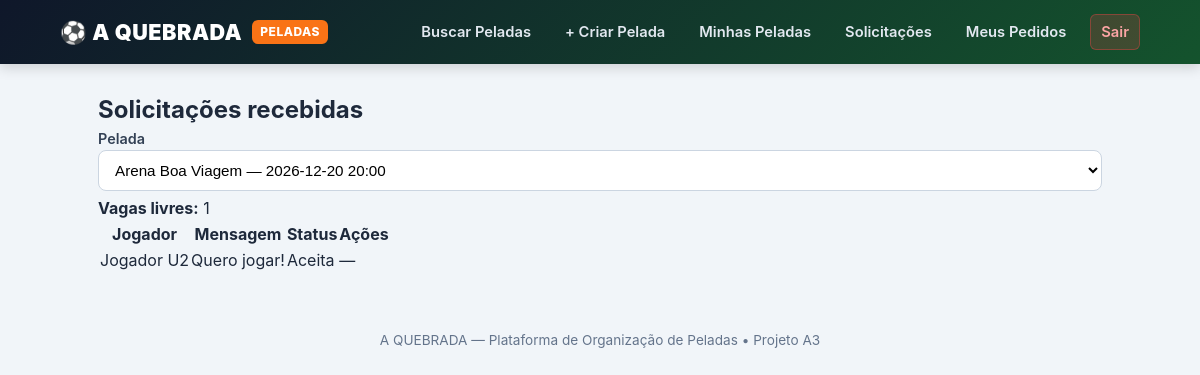
Screenshot of /solicitacoes (signed in) with the database file from the repository.
### tables this page shows
CREATE TABLE SOLICITACAO (
    id_solicitacao INTEGER PRIMARY KEY AUTOINCREMENT,
    id_pelada INTEGER NOT NULL,
    id_usuario INTEGER NOT NULL,
    mensagem TEXT CHECK(mensagem IS NULL OR length(mensagem) <= 500),
    status TEXT DEFAULT 'Pendente' CHECK(status IN ('Pendente', 'Aceita', 'Recusada', 'Cancelada')),
    data_solicitacao DATETIME DEFAULT CURRENT_TIMESTAMP,
    data_resposta DATETIME,
    UNIQUE(id_pelada, id_usuario),
    FOREIGN KEY (id_pelada) REFERENCES PELADA(id_pelada) ON DELETE CASCADE,
    FOREIGN KEY (id_usuario) REFERENCES USUARIO(id_usuario) ON DELETE CASCADE
);

CREATE TABLE USUARIO (
    id_usuario INTEGER PRIMARY KEY AUTOINCREMENT,
    nome TEXT NOT NULL CHECK(length(trim(nome)) > 0),
    email TEXT NOT NULL UNIQUE COLLATE NOCASE,
    senha_hash TEXT NOT NULL,
    telefone_whatsapp TEXT,
    cidade TEXT,
    posicao_preferida TEXT,
    data_cadastro DATETIME DEFAULT CURRENT_TIMESTAMP
);

### app.py (the view)
@app.route('/solicitacoes')
@login_required
def solicitacoes_recebidas():
    pelada_id = request.args.get('pelada_id')
    conn = get_db()
    minhas = conn.execute(
        'SELECT p.*, l.nome AS local_nome FROM PELADA p JOIN LOCAL l ON p.id_local = l.id_local WHERE p.id_organizador = ?',
        (session['user_id'],)
    ).fetchall()
    if not pelada_id and minhas:
        pelada_id = str(minhas[0]['id_pelada'])
    pelada_selecionada = None
    lista_solicitacoes = []
    vagas_livres = 0
    if pelada_id:
        pelada_selecionada = conn.execute(
            'SELECT p.*, l.nome AS local_nome FROM PELADA p JOIN LOCAL l ON p.id_local = l.id_local WHERE p.id_pelada = ? AND p.id_organizador = ?',
            (pelada_id, session['user_id'])
        ).fetchone()
        if pelada_selecionada:
            aceitos = conn.execute(
                "SELECT COUNT(*) FROM SOLICITACAO WHERE id_pelada = ? AND status = 'Aceita'",
                (pelada_id,)
            ).fetchone()[0]
            vagas_livres = pelada_selecionada['vagas_totais'] - aceitos
            lista_solicitacoes = conn.execute('''
                SELECT s.*, u.nome AS jogador_nome
                FROM SOLICITACAO s
                JOIN USUARIO u ON s.id_usuario = u.id_usuario
                WHERE s.id_pelada = ?
                ORDER BY s.data_solicitacao ASC
            ''', (pelada_id,)).fetchall()
    conn.close()
    return render_template(
        'solicitacoes.html',
        minhas=minhas,
        pelada_selecionada=pelada_selecionada,
        vagas_livres=vagas_livres,
        solicitacoes=lista_solicitacoes
    )

### app.py (called while the page is built)
def get_db():
    conn = sqlite3.connect(DB_PATH)
    conn.row_factory = sqlite3.Row
    conn.execute('PRAGMA foreign_keys = ON')
    return conn

def login_required(f):
    @wraps(f)
    def decorated(*args, **kwargs):
        if 'user_id' not in session:
            return redirect(url_for('login'))
        return f(*args, **kwargs)
    return decorated

@app.after_request
def add_no_cache_headers(response):
    response.headers['Cache-Control'] = 'no-store, no-cache, must-revalidate, max-age=0'
    response.headers['Pragma'] = 'no-cache'
    response.headers['Expires'] = '0'
    return response

### templates/solicitacoes.html
{% extends 'base.html' %}
{% block content %}
<h2>Solicitações recebidas</h2>
<form method="GET" action="{{ url_for('solicitacoes_recebidas') }}">
    <label>Pelada
        <select name="pelada_id" data-cy="sol-pelada" onchange="this.form.submit()">
            {% for m in minhas %}
                <option value="{{ m['id_pelada'] }}" {% if pelada_selecionada and m['id_pelada'] == pelada_selecionada['id_pelada'] %}selected{% endif %}>
                    {{ m['local_nome'] }} — {{ m['data_hora'] }}
                </option>
            {% endfor %}
        </select>
    </label>
</form>
{% if pelada_selecionada %}
    <p><strong>Vagas livres:</strong> <span data-cy="vagas-livres">{{ vagas_livres }}</span></p>
    <table>
        <thead>
            <tr>
                <th>Jogador</th>
                <th>Mensagem</th>
                <th>Status</th>
                <th>Ações</th>
            </tr>
        </thead>
        <tbody>
            {% for s in solicitacoes %}
            <tr data-cy="solicitacao-item">
                <td>{{ s['jogador_nome'] }}</td>
                <td>{{ s['mensagem'] }}</td>
                <td data-cy="solicitacao-status">{{ s['status'] }}</td>
                <td>
                    {% if s['status'] == 'Pendente' %}
                        <form method="POST" action="{{ url_for('responder_solicitacao', id_solicitacao=s['id_solicitacao']) }}" style="display:inline;">
                            <input type="hidden" name="acao" value="Aceita">
                            <button type="submit" data-cy="aceitar">Aceitar</button>
                        </form>
                        <form method="POST" action="{{ url_for('responder_solicitacao', id_solicitacao=s['id_solicitacao']) }}" style="display:inline;">
                            <input type="hidden" name="acao" value="Recusada">
                            <button type="submit" class="secondary" data-cy="recusar">Recusar</button>
                        </form>
                    {% else %}
                        —
                    {% endif %}
                </td>
            </tr>
            {% else %}
            <tr><td colspan="4">Nenhuma solicitação recebida para esta pelada.</td></tr>
            {% endfor %}
        </tbody>
    </table>
{% endif %}
{% endblock %}

### templates/base.html (style rules this page uses)
:root { --primary: #15803d; --primary-dark: #14532d; --accent: #f97316; --dark: #0f172a; --bg: #f1f5f9; --card: #ffffff; --text: #1e293b; --muted: #64748b; --border: #e2e8f0; }
* { box-sizing: border-box; margin: 0; padding: 0; }
body { font-family: -apple-system, BlinkMacSystemFont, "Segoe UI", Roboto, sans-serif; background: var(--bg); color: var(--text); line-height: 1.5; }
label { display: block; font-weight: 600; margin-bottom: 5px; font-size: 0.9rem; color: #334155; }
input, select, textarea { width: 100%; padding: 10px 12px; border: 1px solid #cbd5e1; border-radius: 8px; font-size: 0.95rem; background: #fff; }

### rows the page displays
SOLICITACAO: jogador_nome "Jogador U2", mensagem "Quero jogar!", status "Aceita"

### other values shown
{{ vagas_livres }} "1"
form field pelada_id "Arena Boa Viagem — 2026-12-20 20:00"
